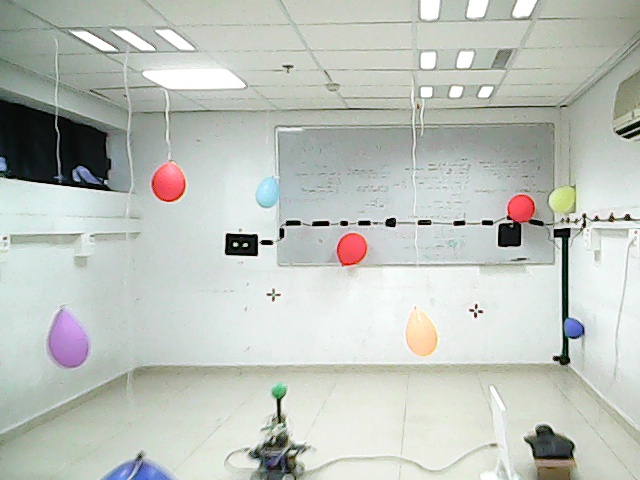
#> input picture Server/image_server1522159379.01.jpg, 640 x 480 px
$ python -i GetBalloon.py   (imports and definitions only)   (Python 2 division)   (older library calls are emulated)
#> lines starting #> are read from the running program, lines starting #| are printed output that depends on the picture; after the words box and inside, x2 and y2 are one past the last pixel; in counts of white or black regions, pixels touching at a corner belong together
#> further down, picture is the input picture: shape (480, 640, 3); mean B, G, R 188.2, 194.8, 189.7
import math

import cv2
import numpy as np
import time

hor = 30.0
ver = 25.0
FIXED_PIX = (320.0, 240.0)
px = 640.0
py = 480.0
lower_red = np.array([0, 120, 170])
upper_red = np.array([50, 220, 255])
lower_red1 = np.array([170, 120, 170])
upper_red1 = np.array([255, 220, 255])

lower_car = np.array([45, 100, 25])
upper_car = np.array([170, 255, 165])
lower_line = np.array([[55, 55, 30]])
upper_line = np.array([[95, 95, 75]])

lower_lights = np.array([100, 100, 100])
upper_lights = np.array([255, 255, 255])

# [4 lines of commented-out code are left out]
MIN_SIZE = 150
FACTOR_OF_ENLARGEMENT = 1.5
MIN_WHITES = 5000


# [9 lines left out: function turnOnLights, not called in this run]


def getBall(img):
    ing = cv2.cvtColor(img, cv2.COLOR_BGR2HSV)
#> ing: shape (480, 640, 3); mean H, S, V 62.2, 19.7, 197.1
    mask = cv2.inRange(ing, lower_red, upper_red)
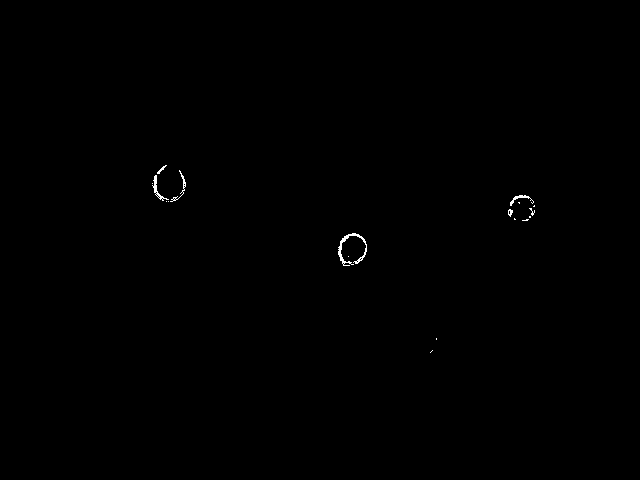
#> mask: shape (480, 640); 0.18% white in thin lines or dots, all inside (x1, y1, x2, y2) = (152, 165, 535, 353)
    res1 = cv2.bitwise_and(ing, ing, mask=mask)
#> res1: shape (480, 640, 3); mean H, S, V 0, 0.3, 0.4
    mask1 = cv2.inRange(ing, lower_red1, upper_red1)
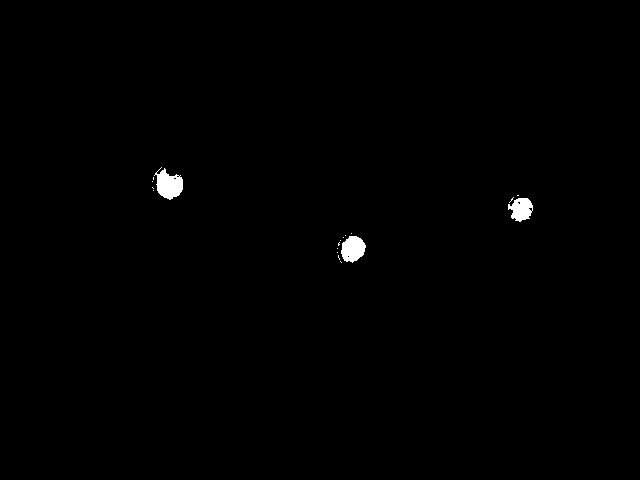
#> mask1: shape (480, 640); 0.5% white; 18 white regions (15 under 20 px)
    res2 = cv2.bitwise_and(ing, ing, mask=mask1)
#> res2: shape (480, 640, 3); mean H, S, V 0.9, 0.8, 1.2
    res1 = cv2.bitwise_or(res1, res2)
#> res1: shape (480, 640, 3); mean H, S, V 0.9, 1.1, 1.6
    kernel1 = np.ones((12, 12), np.uint8)
    kernel3 = np.ones((6, 6), np.uint8)
    close1 = cv2.morphologyEx(res1, cv2.MORPH_CLOSE, kernel1)
#> close1: shape (480, 640, 3); mean H, S, V 1.1, 1.3, 1.7
    open1 = cv2.morphologyEx(close1, cv2.MORPH_OPEN, kernel3)
#> open1: shape (480, 640, 3); mean H, S, V 1, 1.2, 1.7
    gray = cv2.cvtColor(open1, cv2.COLOR_HSV2BGR)
    gray = cv2.cvtColor(gray, cv2.COLOR_BGR2GRAY)
#> gray: shape (480, 640)
    im1, contours, hier = cv2.findContours(gray, cv2.RETR_EXTERNAL,
                                           cv2.CHAIN_APPROX_NONE)
#> contours = 3 contours; box (x1, y1, x2, y2) and area: (154, 169, 187, 204) 799, (340, 236, 369, 268) 708, (510, 197, 537, 223) 542
    if not len(contours):
        close1 = cv2.morphologyEx(res1, cv2.MORPH_CLOSE, kernel1)
        gray = cv2.cvtColor(close1, cv2.COLOR_HSV2BGR)
        gray = cv2.cvtColor(gray, cv2.COLOR_BGR2GRAY)
        im1, contours, hier = cv2.findContours(gray, cv2.RETR_TREE,
                                               cv2.CHAIN_APPROX_NONE)
    toDelete = []
    bloons = []
    i = 0
    for j in range(len(contours)):
        if (len(contours[j]) < 5):
            toDelete.append(contours[j])
            continue
        ellipse = cv2.fitEllipse(contours[j])
        ratio = ellipse[1][0] / ellipse[1][1]
        if ratio > 2 or ratio < 0.5:
            toDelete.append(contours[j])
        elif cv2.contourArea(contours[j]) < \
                                                0.5 * 0.25 * ellipse[1][0] * \
                                ellipse[1][1] * math.pi:
            toDelete.append(contours[j])
        elif cv2.contourArea(contours[j]) < 150:
            toDelete.append(contours[j])
        else:
            i += 1
            point = ellipse[0]
            point = [(float(point[0]) - px / 2) / px, -(float(point[1]) -
                                                        py / 2) / py]
            bloons.append([point[0] * hor, point[1] * ver])
#> this loop made 3 passes
#> (ellipse, ratio, point) on passes 1 to 3: (((353.5, 251.2), (27.84, 32.61), 27.14), 0.854, [0.0523, -0.0232]), (((522.9, 209.7), (25.73, 26.91), 68.43), 0.956, [0.317, 0.0631]), (((169.9, 187), (30.77, 34.39), 129.9), 0.895, [-0.235, 0.11])
#> after the loop, bloons = [[1.57, -0.581], [9.51, 1.58], [-7.04, 2.76]]; i = 3; toDelete = []
    return bloons


# [73 lines left out: functions canShoot, getColor, getColor1, didPop, not called in this run]


d = 25
BAD1 = [5, 5, 5]
d1 = 10
BAD2 = [200, 200, 200]
d2 = 56
BAD3 = [5, 5, 5]
d3 = 10
BAD4 = [112, 132, 145]
d4 = 15
red_lower = [0, 20, 140]  # security cameras
red_upper = [140, 140, 255]
red_mean = [60, 80, 200]
red_lower_sec = [0, 0, 70]  # car camera
red_upper_sec = [110, 100, 180]
MIN_PIXEL_DIST = 25


# [357 lines left out: functions canShoot1, getBalloon, getEnemiesSec, getCircleSec, getEnemies, getFriends and 17 more, not called in this run]

>>> import cv2
>>> picture = cv2.imread('../image_server1522159379.01.jpg')
>>> result = getBall(picture)
#> result = [[1.57, -0.581], [9.51, 1.58], [-7.04, 2.76]]

$ run again, on Server/image_server1522159382.82.jpg
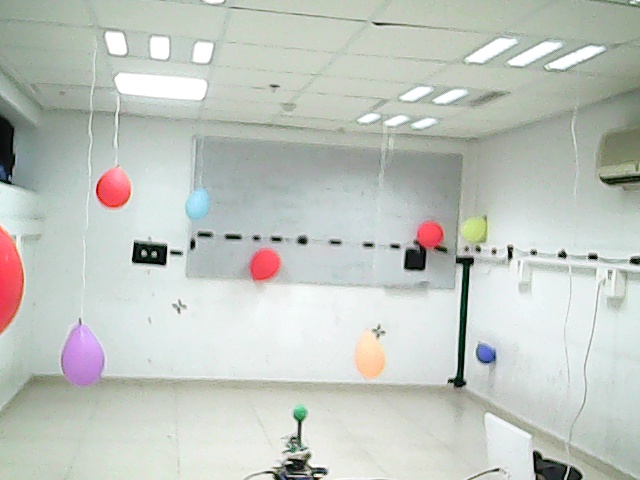
#> input picture Server/image_server1522159382.82.jpg, 640 x 480 px
#> picture is the input picture: shape (480, 640, 3); mean B, G, R 191.8, 198.3, 192.9
#> ing: shape (480, 640, 3); mean H, S, V 66.3, 18.9, 201.3
#> in getBall, `mask = cv2.inRange(ing, lower_red, upper_red)`:
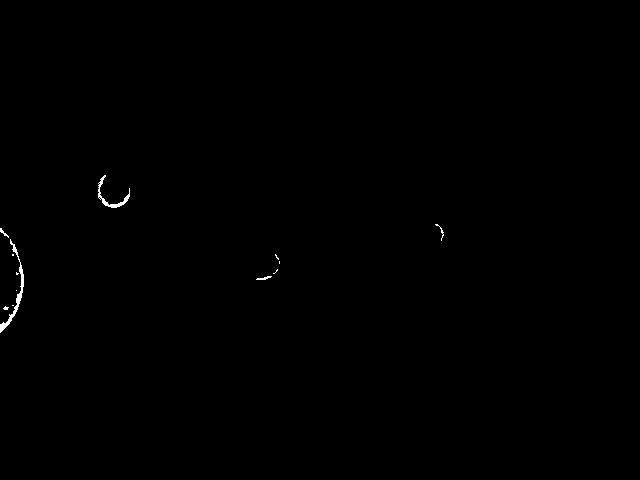
#> mask: shape (480, 640); 0.21% white; 13 white regions (8 under 20 px), largest, box (x1, y1, x2, y2) and area: (0, 239, 24, 333) 311, (98, 175, 130, 208) 191, (256, 276, 272, 280) 33, (435, 224, 444, 241) 27, (0, 228, 9, 238) 27
#> in getBall, `mask1 = cv2.inRange(ing, lower_red1, upper_red1)`:
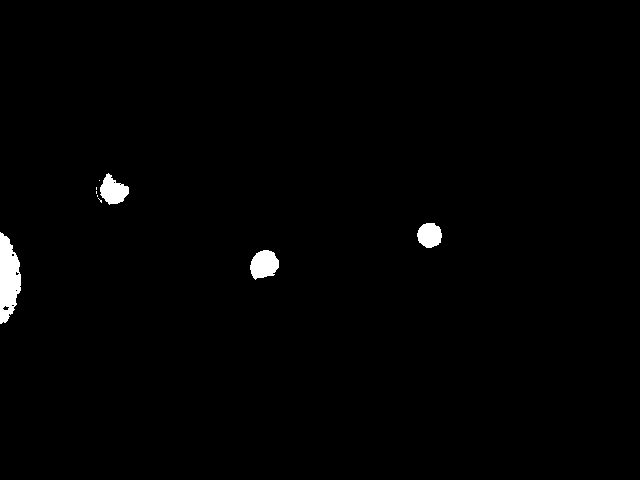
#> mask1: shape (480, 640); 1% white; 9 white regions (5 under 20 px)
#> res2: shape (480, 640, 3); mean H, S, V 1.8, 1.7, 2.4
#> close1: shape (480, 640, 3); mean H, S, V 1.9, 2.1, 3
#> open1: shape (480, 640, 3); mean H, S, V 2, 2.2, 3.1
#> contours = 4 contours; box (x1, y1, x2, y2) and area: (0, 230, 26, 334) 1832, (98, 177, 132, 210) 742, (253, 252, 281, 282) 639, (420, 225, 445, 250) 470
#> the loop in getBall, `for j in range(len(contours)):` made 4 passes
#> (ellipse, ratio, point) on passes 1, 3, 4: (((266.1, 266.7), (26.27, 31.17), 35.52), 0.843, [-0.0842, -0.0556]), (((431.8, 236.6), (24.01, 25.06), 60.44), 0.958, [0.175, 0.00703]), (((113.8, 193.9), (27.94, 35.26), 125), 0.792, [-0.322, 0.096])
#> after the loop in getBall, `for j in range(len(contours)):`: bloons = [[-2.53, -1.39], [5.24, 0.176], [-9.66, 2.4]]; i = 3; toDelete = 1 contour; box (x1, y1, x2, y2) and area: (0, 230, 26, 334) 1832
#> result = [[-2.53, -1.39], [5.24, 0.176], [-9.66, 2.4]]
